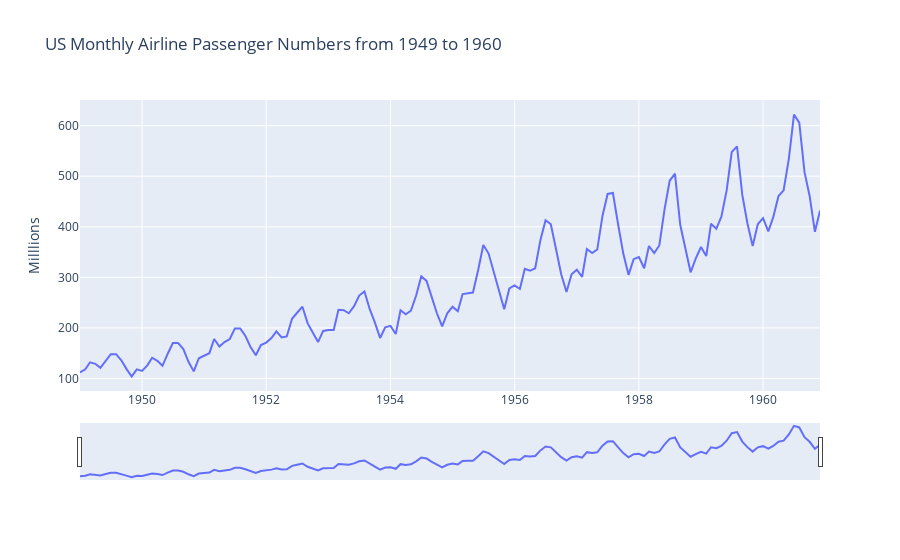

Source (notebook cell):
### Code cell
fig = go.Figure()
fig.add_trace(go.Scatter(x = air_passengers.index, y = air_passengers['Number of Passengers']))
fig.update_layout(
    title = 'US Monthly Airline Passenger Numbers from 1949 to 1960',
    yaxis_title = 'Milllions'
)
fig.update_xaxes(rangeslider_visible = True)
fig.show()

### Figure 1 — Plotly figure (JSON) as saved in the notebook; plotly's stock layout.template omitted (floating-point values rounded to 4 significant figures; data arrays with more than 128 entries replaced by an {"elided": "..."} marker saying what was removed)
{"data": [{"type": "scatter", "x": {"elided": "144 str values"}, "y": {"elided": "144 int values"}}], "layout": {"title": {"text": "US Monthly Airline Passenger Numbers from 1949 to 1960"}, "xaxis": {"rangeslider": {"visible": true}}, "yaxis": {"title": {"text": "Milllions"}}}}
